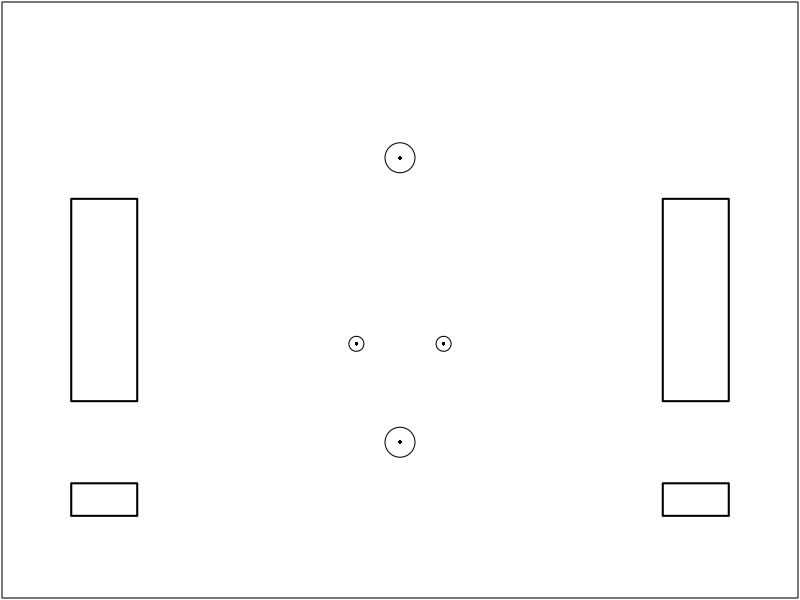

Write R code to recreate this figure.
mm2in <-
function(mm)
{
  cm <- mm/10
  cm/2.54
}


height <- 2.75
width <-  5.75
pdf("cover.pdf", height=height, width=width)
par(mar=rep(0.1, 4))
plot(0, 0, type="n", xaxt="n", yaxt="n", xlab="", ylab="",
     xlim=c(0, width), ylim=c(0,height), xaxs="i", yaxs="i")

# servos
servo_size <- c("height"=mm2in(23.71), "width"=mm2in(12.11))
y1 <- height/2 - servo_size["height"]/2
y2 <- height/2 + servo_size["height"]/2
x1 <- 0.5
x2 <- x1 + servo_size["width"]
rect(x1, y1, x2, y2, lwd=2)
rect(width-x1, y1, width-x2, y2, lwd=2)

# slots for cables
slot_height <- 0.15
y1n <- y1 - (y1 -slot_height)/2
y2n <- y1n - slot_height
rect(x1, y1n, x2, y2n, lwd=2)
rect(width-x1, y1n, width-x2, y2n, lwd=2)

# button
m <- width/2
y3 <- (y1 + y1n)/2
points(m, y3, cex=4)
points(m, y3, cex=0.5, pch=16)

# LEDs
x3 <- m - mm2in(8)
x4 <- m + mm2in(8)
y4 <- y3 + (y2 + height)/2 - y2
points(x3, y4, cex=2)
points(x4, y4, cex=2)
points(x3, y4, cex=0.5, pch=16)
points(x4, y4, cex=0.5, pch=16)

# mic
y5 <- height-y3
points(m, y5, cex=4)
points(m, y5, cex=0.5, pch=16)



dev.off()
